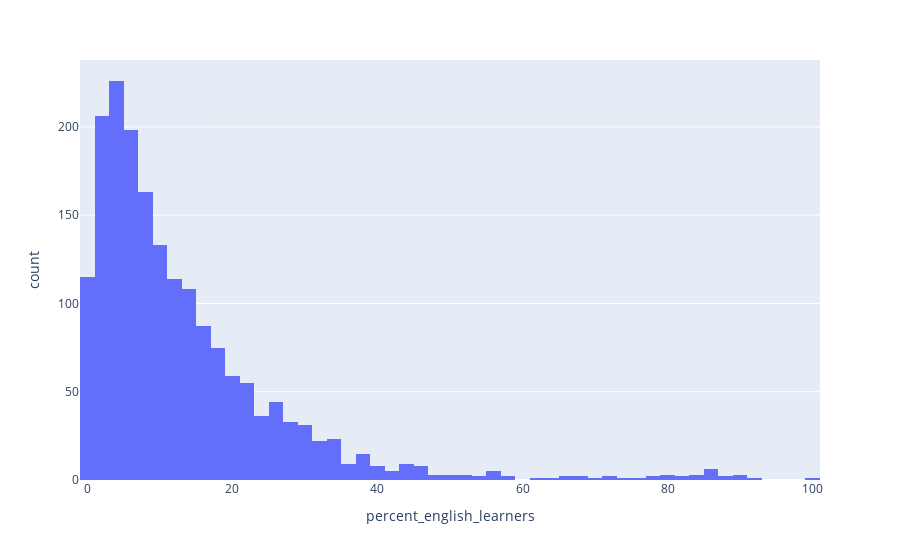

The notebook cell saved with this chart:
### Markdown cell above
#### Task 2C. Create a histogram to view the distribution of the percentage of students who are learning English as a second language in NYC’s public high schools.
<span style='background-color: rgba(138, 43, 226, 0.4); padding: 0.2em 0.4em; border-radius: 4px;'>**Hint:** Now you'll need to use the `percent_english_learners` column of your DataFrame. </span>

### Code cell
# Plot the data showing the % of students who are learning English as a second language in schools
px.histogram(data, x='percent_english_learners')

### Figure 1 — Plotly figure (JSON) as saved in the notebook; plotly's stock layout.template omitted (floating-point values rounded to 4 significant figures; data arrays with more than 128 entries replaced by an {"elided": "..."} marker saying what was removed)
{"data": [{"alignmentgroup": "True", "bingroup": "x", "hovertemplate": "percent_english_learners=%{x}<br>count=%{y}<extra></extra>", "legendgroup": "", "marker": {"color": "#636efa", "pattern": {"shape": ""}}, "name": "", "offsetgroup": "", "orientation": "v", "showlegend": false, "type": "histogram", "x": {"elided": "1834 float values"}, "xaxis": "x", "yaxis": "y"}], "layout": {"autosize": true, "barmode": "relative", "legend": {"tracegroupgap": 0}, "margin": {"t": 60}, "xaxis": {"anchor": "y", "autorange": true, "domain": [0, 1], "range": [-1, 101], "title": {"text": "percent_english_learners"}, "type": "linear"}, "yaxis": {"anchor": "x", "autorange": true, "domain": [0, 1], "range": [0, 237.9], "title": {"text": "count"}}}}
